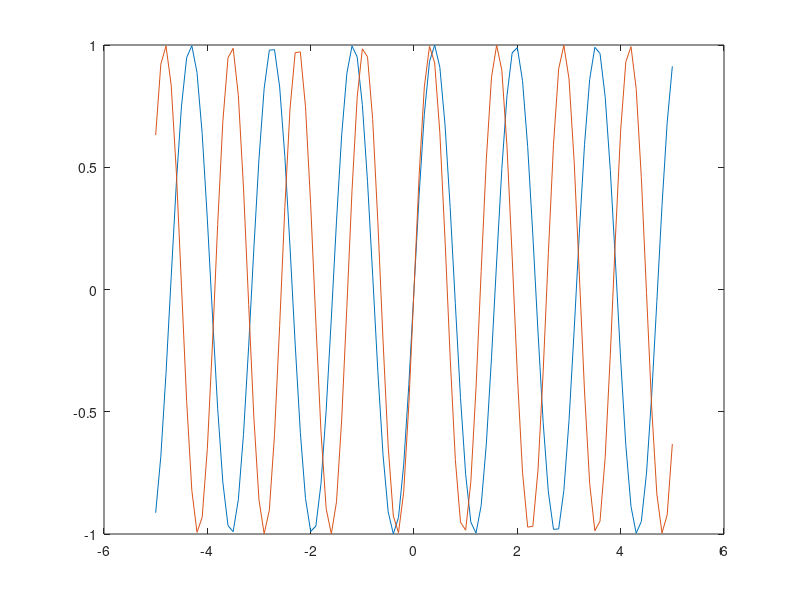

Source code (MATLAB):
%Fit a periodic function of one coefficient to some data
clear;
t=[-5:0.1:5];
nu=0.*randn(1,length(t));
x = @(t_) sin(4*t_) + nu;
D_d1= @(t_,a_) sum(-2.*t_.*cos(a_.*t_).*x(t_)+t_.*sin(2*a_.*t));
D_d2= @(t_,a_) sum(2.*t_.^2.*sin(a_.*t_).*x(t_)+2*t.^2.*cos(2*a_.*t_));
K=1000;
a=zeros(K,1);
a(1)=4.7;
c=1;
e=0.001;
for k=(2:K)
    a(k)=a(k-1) - c*D_d1(t,a(k-1)) / D_d2(t,a(k-1));
    if (abs(a(k) - a(k-1)) < e*c)
        break;
    end
end
x_= @(t_) sin(a(k)*t_);
plot(t,x(t),t,x_(t));
